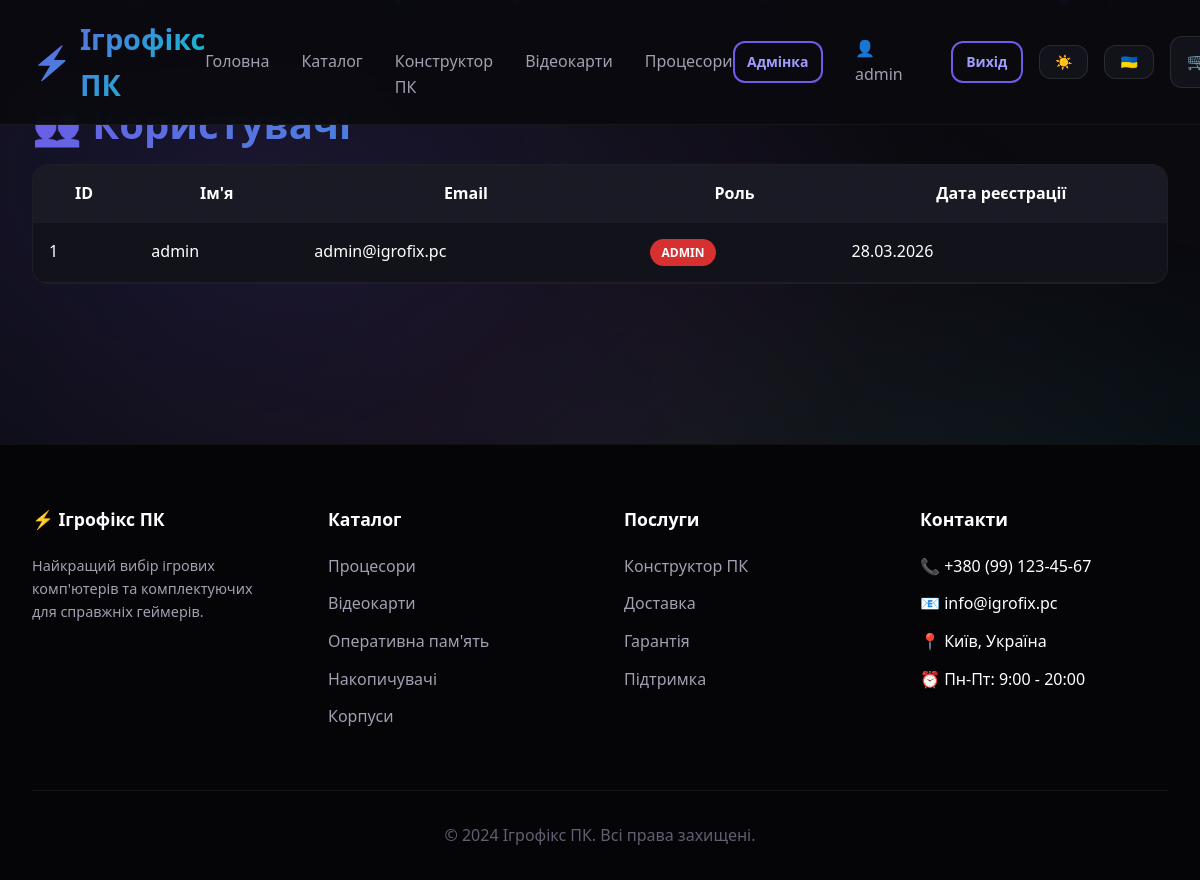
Page /admin/users (signed in) on the committed database.
### models.py (models this page shows, shortened)
class User(UserMixin, db.Model):
    __tablename__ = 'users'
    id = db.Column(db.Integer, primary_key=True)
    username = db.Column(db.String(80), unique=True, nullable=False)
    email = db.Column(db.String(120), unique=True, nullable=False)
    password_hash = db.Column(db.String(255), nullable=False)
    role = db.Column(db.String(20), default='client')  # guest, client, admin
    avatar = db.Column(db.String(200), default='default-avatar.png')
    created_at = db.Column(db.DateTime, default=datetime.utcnow)
    configurations = db.relationship('Configuration', backref='user', lazy=True, cascade='all, delete-orphan')
    orders = db.relationship('Order', backref='user', lazy=True, cascade='all, delete-orphan')
    def is_admin(self):
        return self.role == 'admin'

### app.py (the view)
@app.route('/admin/users')
@admin_required
def admin_users():
    users = User.query.order_by(User.created_at.desc()).all()
    return render_template('admin/users.html', users=users)

### app.py (called while the page is built)
@login_manager.user_loader
def load_user(user_id):
    return User.query.get(int(user_id))

### utils.py (called while the page is built)
def admin_required(f):
    @wraps(f)
    def decorated_function(*args, **kwargs):
        if not current_user.is_authenticated:
            flash('Будь ласка, увійдіть в систему', 'warning')
            return redirect(url_for('login'))
        if not current_user.is_admin():
            flash('У вас немає прав для доступу до цієї сторінки', 'danger')
            return redirect(url_for('index'))
        return f(*args, **kwargs)
    return decorated_function

### templates/admin/users.html (shortened to what this page needs)
{% extends "base.html" %}
{% block content %}
<section class="section" style="padding-top: 100px;">
    <div class="container">
        <h1 class="section-title">👥 Користувачі</h1>
        <div class="card" style="padding: 0; overflow: hidden;">
            <table style="width: 100%; border-collapse: collapse;">
                <thead style="background: var(--card-bg-hover);">
                    <tr>
                        <th style="padding: 1rem;">ID</th>
                        <th style="padding: 1rem;">Ім'я</th>
                        <th style="padding: 1rem;">Email</th>
                        <th style="padding: 1rem;">Роль</th>
                        <th style="padding: 1rem;">Дата реєстрації</th>
                    </tr>
                </thead>
                <tbody>
                    {% for user in users %}
                    <tr style="border-bottom: 1px solid rgba(255,255,255,0.05);">
                        <td style="padding: 1rem;">{{ user.id }}</td>
                        <td style="padding: 1rem;">{{ user.username }}</td>
                        <td style="padding: 1rem;">{{ user.email }}</td>
                        <td style="padding: 1rem;">
                            <span class="badge {% if user.is_admin() %}badge-sale{% else %}badge-new{% endif %}">
                                {{ user.role }}
                            </span>
                        </td>
                        <td style="padding: 1rem;">{{ user.created_at.strftime('%d.%m.%Y') }}</td>
                    </tr>
                    {% endfor %}
                </tbody>
            </table>
        </div>
    </div>
</section>
{% endblock %}

### templates/base.html (shortened to what this page needs)
<!DOCTYPE html>
<html lang="uk">
<head>
    <link rel="stylesheet" href="{{ url_for('static', filename='css/style.css') }}">
    <link rel="stylesheet" href="{{ url_for('static', filename='css/animations.css') }}">
</head>
<body>
    <div class="grid-lightning"></div>
    <div class="bg-gradient"></div>
    <div class="particles-container" id="particlesContainer"></div>
    <nav class="navbar" id="navbar">
        <div class="navbar-content">
            <a href="{{ url_for('index') }}" class="logo">
                <span class="logo-icon">⚡</span>
                <span>Ігрофікс ПК</span>
            </a>
            <ul class="nav-links">
                <li><a href="{{ url_for('index') }}" class="nav-link {% if request.endpoint == 'index' %}active{% endif %}" data-i18n="home">Головна</a></li>
                <li><a href="{{ url_for('catalog') }}" class="nav-link {% if request.endpoint == 'catalog' %}active{% endif %}" data-i18n="catalog">Каталог</a></li>
                <li><a href="{{ url_for('builder') }}" class="nav-link {% if request.endpoint == 'builder' %}active{% endif %}" data-i18n="builder">Конструктор ПК</a></li>
                <li><a href="{{ url_for('catalog', slug='gpu') }}" class="nav-link">Відеокарти</a></li>
                <li><a href="{{ url_for('catalog', slug='cpu') }}" class="nav-link">Процесори</a></li>
            </ul>
            <div class="nav-actions">
                {% if current_user.is_authenticated %}
                    {% if current_user.is_admin() %}
                        <a href="{{ url_for('admin') }}" class="btn btn-secondary btn-sm">Адмінка</a>
                    {% endif %}
                    <a href="{{ url_for('profile') }}" class="nav-link">
                        <span>👤</span> {{ current_user.username }}
                    </a>
                    <a href="{{ url_for('logout') }}" class="btn btn-secondary btn-sm">Вихід</a>
                {% else %}
                    <a href="{{ url_for('login') }}" class="btn btn-secondary btn-sm">Вхід</a>
                    <a href="{{ url_for('register') }}" class="btn btn-primary btn-sm">Реєстрація</a>
                {% endif %}
                <button id="themeToggle" class="btn btn-secondary btn-sm theme-btn" title="Перемкнути тему" data-i18n-title="Toggle theme">
                    <span class="theme-icon">🌙</span>
                </button>
                <button id="langToggle" class="btn btn-secondary btn-sm lang-btn" title="🇺🇦 Українська / 🇺🇸 English">
                    <span id="langIcon">🇺🇦</span>
                </button>
                <a href="{{ url_for('cart') }}" class="cart-btn" id="cartBtn">
                    <span>🛒</span>
                </a>
            </div>
        </div>
    </nav>
    <main>
        {% block content %}{% endblock %}
    </main>
    <footer class="footer">
        <div class="container">
            <div class="footer-grid">
                <div class="footer-section">
                    <h4>⚡ Ігрофікс ПК</h4>
                    <p style="color: var(--text-secondary); font-size: 0.9rem;">
                        Найкращий вибір ігрових комп'ютерів та комплектуючих для справжніх геймерів.
                    </p>
                </div>
                <div class="footer-section">
                    <h4>Каталог</h4>
                    <ul class="footer-links">
                        <li><a href="{{ url_for('catalog', slug='cpu') }}">Процесори</a></li>
                        <li><a href="{{ url_for('catalog', slug='gpu') }}">Відеокарти</a></li>
                        <li><a href="{{ url_for('catalog', slug='ram') }}">Оперативна пам'ять</a></li>
                        <li><a href="{{ url_for('catalog', slug='storage') }}">Накопичувачі</a></li>
                        <li><a href="{{ url_for('catalog', slug='case') }}">Корпуси</a></li>
                    </ul>
                </div>
                <div class="footer-section">
                    <h4>Послуги</h4>
                    <ul class="footer-links">
                        <li><a href="{{ url_for('builder') }}">Конструктор ПК</a></li>
                        <li><a href="#">Доставка</a></li>
                        <li><a href="#">Гарантія</a></li>
                        <li><a href="#">Підтримка</a></li>
                    </ul>
                </div>
                <div class="footer-section">
                    <h4>Контакти</h4>
                    <ul class="footer-links">
                        <li>📞 +380 (99) 123-45-67</li>
                        <li>📧 info@igrofix.pc</li>
                        <li>📍 Київ, Україна</li>
                        <li>⏰ Пн-Пт: 9:00 - 20:00</li>
                    </ul>
                </div>
            </div>
            <div class="footer-bottom">
                <p>&copy; 2024 Ігрофікс ПК. Всі права захищені.</p>
            </div>
        </div>
    </footer>
</body>
</html>

### static/css/animations.css (style rules this page uses)
.particles-container { position: fixed; top: 0; left: 0; width: 100%; height: 100%; pointer-events: none; z-index: -1; overflow: hidden; }

### rows in the picture
User: username "admin", id "1", email "admin@igrofix.pc", role "ADMIN", created_at "28.03.2026"
